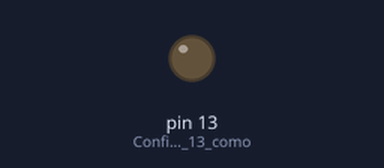
A sketch run on a simulated Arduino Uno, built with avr-gcc and run on an emulated ATmega328P. Shown: output pins drawn as LEDs (lit = HIGH).

Above: at 1.5 s.
At 4.5 s:
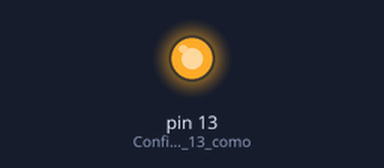
Timing chart, 0 to 7.8 s (numbered marks = the images above):
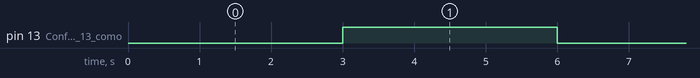

The sketch:

tests.ino
```cpp
void setup()
{
  pinMode(13, OUTPUT); // Configura el Pin 13 como salida
}

void loop()
{
  digitalWrite(13, LOW); // Apaga el Pin 13
  delay(3000);           // Espera 3 segundos

  digitalWrite(13, HIGH); // Enciende el Pin 13
  delay(3000);            // Espera 3 segundos
}
```

tests.c
```cpp
#include <stdio.h>
#include <stdlib.h>
#include <unistd.h>

int main()
{

    const char *fqbn = "arduino:avr:uno";

    // Comando de compilación con arduino-cli para obtener el archivo .hex
    char compileCommand[256];
    snprintf(compileCommand, sizeof(compileCommand), "arduino-cli compile --fqbn %s --output-dir . .", fqbn);

    // Ejecutar el comando de compilación
    int compileResult = system(compileCommand);
    if (compileResult != 0)
    {
        printf("Error al compilar el archivo .ino\n");
        return 1;
    }

    // Ruta al archivo .hex generado por arduino-cli
    const char *hexFile = "tests.ino.hex";

    // Comando avrdude para cargar el archivo .hex en el Arduino Uno
    char uploadCommand[256];
    snprintf(uploadCommand, sizeof(uploadCommand), "avrdude -v -patmega328p -carduino -P/dev/ttyACM0 -b115200 -D -Uflash:w:%s:i", hexFile);

    // Ejecutar el comando avrdude
    int uploadResult = system(uploadCommand);
    if (uploadResult != 0)
    {
        printf("Error al cargar el archivo .hex en el Arduino Uno\n");
        return 1;
    }

    return 0;
}
```

Measured:
- by itself, pin 13 (Configura_el_Pin_13_como): alternates HIGH for 3.0 s and LOW for 3.0 s
